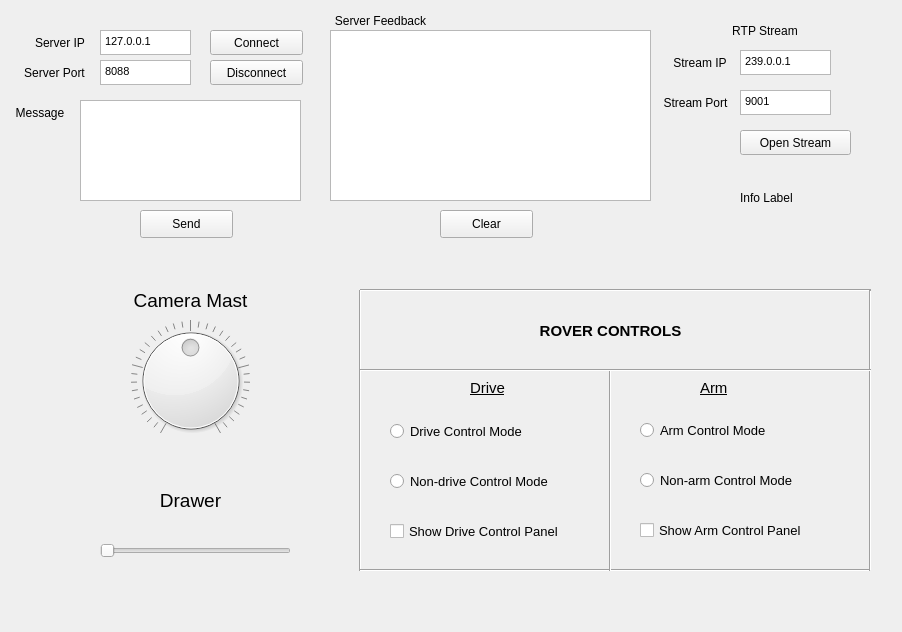
<?xml version="1.0" encoding="UTF-8"?>
<ui version="4.0">
 <class>MainWindow</class>
 <widget class="QMainWindow" name="MainWindow">
  <property name="enabled">
   <bool>true</bool>
  </property>
  <property name="geometry">
   <rect>
    <x>0</x>
    <y>0</y>
    <width>902</width>
    <height>632</height>
   </rect>
  </property>
  <property name="windowTitle">
   <string>QtProxyClient</string>
  </property>
  <widget class="QWidget" name="centralWidget">
   <widget class="QTextEdit" name="msgEdit">
    <property name="geometry">
     <rect>
      <x>80</x>
      <y>100</y>
      <width>221</width>
      <height>101</height>
     </rect>
    </property>
   </widget>
   <widget class="QPushButton" name="sendMSG">
    <property name="geometry">
     <rect>
      <x>140</x>
      <y>210</y>
      <width>93</width>
      <height>28</height>
     </rect>
    </property>
    <property name="text">
     <string>Send</string>
    </property>
   </widget>
   <widget class="QLabel" name="recvLabel">
    <property name="geometry">
     <rect>
      <x>330</x>
      <y>10</y>
      <width>101</width>
      <height>21</height>
     </rect>
    </property>
    <property name="text">
     <string>Server Feedback</string>
    </property>
    <property name="alignment">
     <set>Qt::AlignCenter</set>
    </property>
   </widget>
   <widget class="QLabel" name="msgLabel">
    <property name="geometry">
     <rect>
      <x>10</x>
      <y>100</y>
      <width>60</width>
      <height>25</height>
     </rect>
    </property>
    <property name="text">
     <string>Message</string>
    </property>
    <property name="alignment">
     <set>Qt::AlignCenter</set>
    </property>
   </widget>
   <widget class="QTextEdit" name="serv_ipEdit">
    <property name="geometry">
     <rect>
      <x>100</x>
      <y>30</y>
      <width>91</width>
      <height>25</height>
     </rect>
    </property>
    <property name="html">
     <string>&lt;!DOCTYPE HTML PUBLIC &quot;-//W3C//DTD HTML 4.0//EN&quot; &quot;http://www.w3.org/TR/REC-html40/strict.dtd&quot;&gt;
&lt;html&gt;&lt;head&gt;&lt;meta name=&quot;qrichtext&quot; content=&quot;1&quot; /&gt;&lt;style type=&quot;text/css&quot;&gt;
p, li { white-space: pre-wrap; }
&lt;/style&gt;&lt;/head&gt;&lt;body style=&quot; font-family:'MS Shell Dlg 2'; font-size:7.8pt; font-weight:400; font-style:normal;&quot;&gt;
&lt;p style=&quot; margin-top:0px; margin-bottom:0px; margin-left:0px; margin-right:0px; -qt-block-indent:0; text-indent:0px;&quot;&gt;&lt;span style=&quot; font-size:8.25pt;&quot;&gt;127.0.0.1&lt;/span&gt;&lt;/p&gt;&lt;/body&gt;&lt;/html&gt;</string>
    </property>
   </widget>
   <widget class="QLabel" name="serv_ip_Label">
    <property name="geometry">
     <rect>
      <x>30</x>
      <y>30</y>
      <width>60</width>
      <height>25</height>
     </rect>
    </property>
    <property name="text">
     <string>Server IP</string>
    </property>
    <property name="alignment">
     <set>Qt::AlignCenter</set>
    </property>
   </widget>
   <widget class="QTextEdit" name="recvData">
    <property name="enabled">
     <bool>true</bool>
    </property>
    <property name="geometry">
     <rect>
      <x>330</x>
      <y>30</y>
      <width>321</width>
      <height>171</height>
     </rect>
    </property>
    <property name="readOnly">
     <bool>true</bool>
    </property>
   </widget>
   <widget class="QPushButton" name="clearRECV">
    <property name="geometry">
     <rect>
      <x>440</x>
      <y>210</y>
      <width>93</width>
      <height>28</height>
     </rect>
    </property>
    <property name="text">
     <string>Clear</string>
    </property>
   </widget>
   <widget class="QPushButton" name="connect">
    <property name="geometry">
     <rect>
      <x>210</x>
      <y>30</y>
      <width>93</width>
      <height>25</height>
     </rect>
    </property>
    <property name="text">
     <string>Connect</string>
    </property>
   </widget>
   <widget class="QTextEdit" name="serv_portEdit">
    <property name="geometry">
     <rect>
      <x>100</x>
      <y>60</y>
      <width>91</width>
      <height>25</height>
     </rect>
    </property>
    <property name="html">
     <string>&lt;!DOCTYPE HTML PUBLIC &quot;-//W3C//DTD HTML 4.0//EN&quot; &quot;http://www.w3.org/TR/REC-html40/strict.dtd&quot;&gt;
&lt;html&gt;&lt;head&gt;&lt;meta name=&quot;qrichtext&quot; content=&quot;1&quot; /&gt;&lt;style type=&quot;text/css&quot;&gt;
p, li { white-space: pre-wrap; }
&lt;/style&gt;&lt;/head&gt;&lt;body style=&quot; font-family:'MS Shell Dlg 2'; font-size:7.8pt; font-weight:400; font-style:normal;&quot;&gt;
&lt;p style=&quot; margin-top:0px; margin-bottom:0px; margin-left:0px; margin-right:0px; -qt-block-indent:0; text-indent:0px;&quot;&gt;&lt;span style=&quot; font-size:8.25pt;&quot;&gt;8088&lt;/span&gt;&lt;/p&gt;&lt;/body&gt;&lt;/html&gt;</string>
    </property>
   </widget>
   <widget class="QLabel" name="serv_port_Label">
    <property name="geometry">
     <rect>
      <x>19</x>
      <y>60</y>
      <width>71</width>
      <height>25</height>
     </rect>
    </property>
    <property name="text">
     <string>Server Port</string>
    </property>
    <property name="alignment">
     <set>Qt::AlignCenter</set>
    </property>
   </widget>
   <widget class="QPushButton" name="disconnect">
    <property name="geometry">
     <rect>
      <x>210</x>
      <y>60</y>
      <width>93</width>
      <height>25</height>
     </rect>
    </property>
    <property name="text">
     <string>Disconnect</string>
    </property>
   </widget>
   <widget class="QLabel" name="st_ip_Label">
    <property name="geometry">
     <rect>
      <x>670</x>
      <y>50</y>
      <width>60</width>
      <height>25</height>
     </rect>
    </property>
    <property name="text">
     <string>Stream IP</string>
    </property>
    <property name="alignment">
     <set>Qt::AlignCenter</set>
    </property>
   </widget>
   <widget class="QPushButton" name="openStream">
    <property name="geometry">
     <rect>
      <x>740</x>
      <y>130</y>
      <width>111</width>
      <height>25</height>
     </rect>
    </property>
    <property name="text">
     <string>Open Stream</string>
    </property>
   </widget>
   <widget class="QTextEdit" name="st_portEdit">
    <property name="geometry">
     <rect>
      <x>740</x>
      <y>90</y>
      <width>91</width>
      <height>25</height>
     </rect>
    </property>
    <property name="html">
     <string>&lt;!DOCTYPE HTML PUBLIC &quot;-//W3C//DTD HTML 4.0//EN&quot; &quot;http://www.w3.org/TR/REC-html40/strict.dtd&quot;&gt;
&lt;html&gt;&lt;head&gt;&lt;meta name=&quot;qrichtext&quot; content=&quot;1&quot; /&gt;&lt;style type=&quot;text/css&quot;&gt;
p, li { white-space: pre-wrap; }
&lt;/style&gt;&lt;/head&gt;&lt;body style=&quot; font-family:'MS Shell Dlg 2'; font-size:7.8pt; font-weight:400; font-style:normal;&quot;&gt;
&lt;p style=&quot; margin-top:0px; margin-bottom:0px; margin-left:0px; margin-right:0px; -qt-block-indent:0; text-indent:0px;&quot;&gt;&lt;span style=&quot; font-size:8.25pt;&quot;&gt;9001&lt;/span&gt;&lt;/p&gt;&lt;/body&gt;&lt;/html&gt;</string>
    </property>
   </widget>
   <widget class="QTextEdit" name="st_ipEdit">
    <property name="geometry">
     <rect>
      <x>740</x>
      <y>50</y>
      <width>91</width>
      <height>25</height>
     </rect>
    </property>
    <property name="html">
     <string>&lt;!DOCTYPE HTML PUBLIC &quot;-//W3C//DTD HTML 4.0//EN&quot; &quot;http://www.w3.org/TR/REC-html40/strict.dtd&quot;&gt;
&lt;html&gt;&lt;head&gt;&lt;meta name=&quot;qrichtext&quot; content=&quot;1&quot; /&gt;&lt;style type=&quot;text/css&quot;&gt;
p, li { white-space: pre-wrap; }
&lt;/style&gt;&lt;/head&gt;&lt;body style=&quot; font-family:'MS Shell Dlg 2'; font-size:7.8pt; font-weight:400; font-style:normal;&quot;&gt;
&lt;p style=&quot; margin-top:0px; margin-bottom:0px; margin-left:0px; margin-right:0px; -qt-block-indent:0; text-indent:0px;&quot;&gt;&lt;span style=&quot; font-size:8.25pt;&quot;&gt;239.0.0.1&lt;/span&gt;&lt;/p&gt;&lt;/body&gt;&lt;/html&gt;</string>
    </property>
   </widget>
   <widget class="QLabel" name="st_port_Label">
    <property name="geometry">
     <rect>
      <x>660</x>
      <y>90</y>
      <width>71</width>
      <height>25</height>
     </rect>
    </property>
    <property name="text">
     <string>Stream Port</string>
    </property>
    <property name="alignment">
     <set>Qt::AlignCenter</set>
    </property>
   </widget>
   <widget class="QLabel" name="streamLabel">
    <property name="geometry">
     <rect>
      <x>730</x>
      <y>20</y>
      <width>70</width>
      <height>21</height>
     </rect>
    </property>
    <property name="text">
     <string>RTP Stream</string>
    </property>
    <property name="alignment">
     <set>Qt::AlignCenter</set>
    </property>
   </widget>
   <widget class="QRadioButton" name="radioButton_c_mode">
    <property name="geometry">
     <rect>
      <x>390</x>
      <y>420</y>
      <width>171</width>
      <height>22</height>
     </rect>
    </property>
    <property name="font">
     <font>
      <pointsize>10</pointsize>
     </font>
    </property>
    <property name="text">
     <string>Drive Control Mode</string>
    </property>
   </widget>
   <widget class="QRadioButton" name="radioButton_nc_mode">
    <property name="geometry">
     <rect>
      <x>390</x>
      <y>470</y>
      <width>201</width>
      <height>22</height>
     </rect>
    </property>
    <property name="font">
     <font>
      <pointsize>10</pointsize>
     </font>
    </property>
    <property name="text">
     <string>Non-drive Control Mode</string>
    </property>
   </widget>
   <widget class="QCheckBox" name="checkBox_show_cp">
    <property name="geometry">
     <rect>
      <x>390</x>
      <y>520</y>
      <width>211</width>
      <height>22</height>
     </rect>
    </property>
    <property name="font">
     <font>
      <pointsize>10</pointsize>
     </font>
    </property>
    <property name="text">
     <string>Show Drive Control Panel</string>
    </property>
   </widget>
   <widget class="Line" name="line">
    <property name="geometry">
     <rect>
      <x>350</x>
      <y>290</y>
      <width>20</width>
      <height>281</height>
     </rect>
    </property>
    <property name="orientation">
     <enum>Qt::Vertical</enum>
    </property>
   </widget>
   <widget class="Line" name="line_5">
    <property name="geometry">
     <rect>
      <x>360</x>
      <y>560</y>
      <width>511</width>
      <height>20</height>
     </rect>
    </property>
    <property name="orientation">
     <enum>Qt::Horizontal</enum>
    </property>
   </widget>
   <widget class="Line" name="line_6">
    <property name="geometry">
     <rect>
      <x>360</x>
      <y>280</y>
      <width>511</width>
      <height>20</height>
     </rect>
    </property>
    <property name="orientation">
     <enum>Qt::Horizontal</enum>
    </property>
   </widget>
   <widget class="QLabel" name="rover_controls_label">
    <property name="geometry">
     <rect>
      <x>400</x>
      <y>320</y>
      <width>421</width>
      <height>21</height>
     </rect>
    </property>
    <property name="font">
     <font>
      <pointsize>11</pointsize>
      <weight>75</weight>
      <bold>true</bold>
     </font>
    </property>
    <property name="acceptDrops">
     <bool>false</bool>
    </property>
    <property name="autoFillBackground">
     <bool>false</bool>
    </property>
    <property name="text">
     <string>ROVER CONTROLS</string>
    </property>
    <property name="alignment">
     <set>Qt::AlignCenter</set>
    </property>
   </widget>
   <widget class="Line" name="line_2">
    <property name="geometry">
     <rect>
      <x>860</x>
      <y>290</y>
      <width>20</width>
      <height>281</height>
     </rect>
    </property>
    <property name="orientation">
     <enum>Qt::Vertical</enum>
    </property>
   </widget>
   <widget class="QRadioButton" name="radioButton">
    <property name="geometry">
     <rect>
      <x>640</x>
      <y>420</y>
      <width>171</width>
      <height>20</height>
     </rect>
    </property>
    <property name="font">
     <font>
      <pointsize>10</pointsize>
     </font>
    </property>
    <property name="text">
     <string>Arm Control Mode</string>
    </property>
    <property name="autoExclusive">
     <bool>false</bool>
    </property>
    <attribute name="buttonGroup">
     <string notr="true">buttonGroup</string>
    </attribute>
   </widget>
   <widget class="Line" name="line_3">
    <property name="geometry">
     <rect>
      <x>600</x>
      <y>370</y>
      <width>20</width>
      <height>201</height>
     </rect>
    </property>
    <property name="orientation">
     <enum>Qt::Vertical</enum>
    </property>
   </widget>
   <widget class="QRadioButton" name="nonControlArm">
    <property name="geometry">
     <rect>
      <x>640</x>
      <y>470</y>
      <width>191</width>
      <height>20</height>
     </rect>
    </property>
    <property name="font">
     <font>
      <pointsize>10</pointsize>
     </font>
    </property>
    <property name="text">
     <string>Non-arm Control Mode</string>
    </property>
    <property name="autoExclusive">
     <bool>false</bool>
    </property>
    <attribute name="buttonGroup">
     <string notr="true">buttonGroup</string>
    </attribute>
   </widget>
   <widget class="Line" name="line_7">
    <property name="geometry">
     <rect>
      <x>360</x>
      <y>360</y>
      <width>511</width>
      <height>20</height>
     </rect>
    </property>
    <property name="orientation">
     <enum>Qt::Horizontal</enum>
    </property>
   </widget>
   <widget class="QLabel" name="driveLabel">
    <property name="geometry">
     <rect>
      <x>470</x>
      <y>380</y>
      <width>41</width>
      <height>16</height>
     </rect>
    </property>
    <property name="font">
     <font>
      <pointsize>11</pointsize>
      <underline>true</underline>
     </font>
    </property>
    <property name="text">
     <string>Drive</string>
    </property>
   </widget>
   <widget class="QLabel" name="armLabel">
    <property name="geometry">
     <rect>
      <x>700</x>
      <y>380</y>
      <width>41</width>
      <height>16</height>
     </rect>
    </property>
    <property name="font">
     <font>
      <pointsize>11</pointsize>
      <underline>true</underline>
     </font>
    </property>
    <property name="text">
     <string>Arm</string>
    </property>
   </widget>
   <widget class="QCheckBox" name="checkBox">
    <property name="geometry">
     <rect>
      <x>640</x>
      <y>520</y>
      <width>211</width>
      <height>20</height>
     </rect>
    </property>
    <property name="font">
     <font>
      <pointsize>10</pointsize>
     </font>
    </property>
    <property name="text">
     <string>Show Arm Control Panel</string>
    </property>
   </widget>
   <widget class="QLabel" name="infoLabel">
    <property name="enabled">
     <bool>true</bool>
    </property>
    <property name="geometry">
     <rect>
      <x>740</x>
      <y>190</y>
      <width>55</width>
      <height>16</height>
     </rect>
    </property>
    <property name="text">
     <string>Info Label</string>
    </property>
   </widget>
   <widget class="QDial" name="cameraMast">
    <property name="geometry">
     <rect>
      <x>60</x>
      <y>320</y>
      <width>261</width>
      <height>121</height>
     </rect>
    </property>
    <property name="layoutDirection">
     <enum>Qt::LeftToRight</enum>
    </property>
    <property name="maximum">
     <number>360</number>
    </property>
    <property name="singleStep">
     <number>5</number>
    </property>
    <property name="pageStep">
     <number>45</number>
    </property>
    <property name="value">
     <number>180</number>
    </property>
    <property name="sliderPosition">
     <number>180</number>
    </property>
    <property name="orientation">
     <enum>Qt::Vertical</enum>
    </property>
    <property name="notchTarget">
     <double>3.000000000000000</double>
    </property>
    <property name="notchesVisible">
     <bool>true</bool>
    </property>
   </widget>
   <widget class="QLabel" name="cameraMast_2">
    <property name="geometry">
     <rect>
      <x>120</x>
      <y>290</y>
      <width>141</width>
      <height>20</height>
     </rect>
    </property>
    <property name="font">
     <font>
      <pointsize>14</pointsize>
     </font>
    </property>
    <property name="text">
     <string>Camera Mast</string>
    </property>
    <property name="alignment">
     <set>Qt::AlignCenter</set>
    </property>
   </widget>
   <widget class="QLabel" name="drawer">
    <property name="geometry">
     <rect>
      <x>120</x>
      <y>490</y>
      <width>141</width>
      <height>20</height>
     </rect>
    </property>
    <property name="font">
     <font>
      <pointsize>14</pointsize>
     </font>
    </property>
    <property name="text">
     <string>Drawer</string>
    </property>
    <property name="alignment">
     <set>Qt::AlignCenter</set>
    </property>
   </widget>
   <widget class="QSlider" name="horizontalSlider">
    <property name="geometry">
     <rect>
      <x>100</x>
      <y>540</y>
      <width>191</width>
      <height>22</height>
     </rect>
    </property>
    <property name="orientation">
     <enum>Qt::Horizontal</enum>
    </property>
   </widget>
  </widget>
 </widget>
 <layoutdefault spacing="6" margin="11"/>
 <resources/>
 <connections/>
 <buttongroups>
  <buttongroup name="buttonGroup"/>
 </buttongroups>
</ui>
